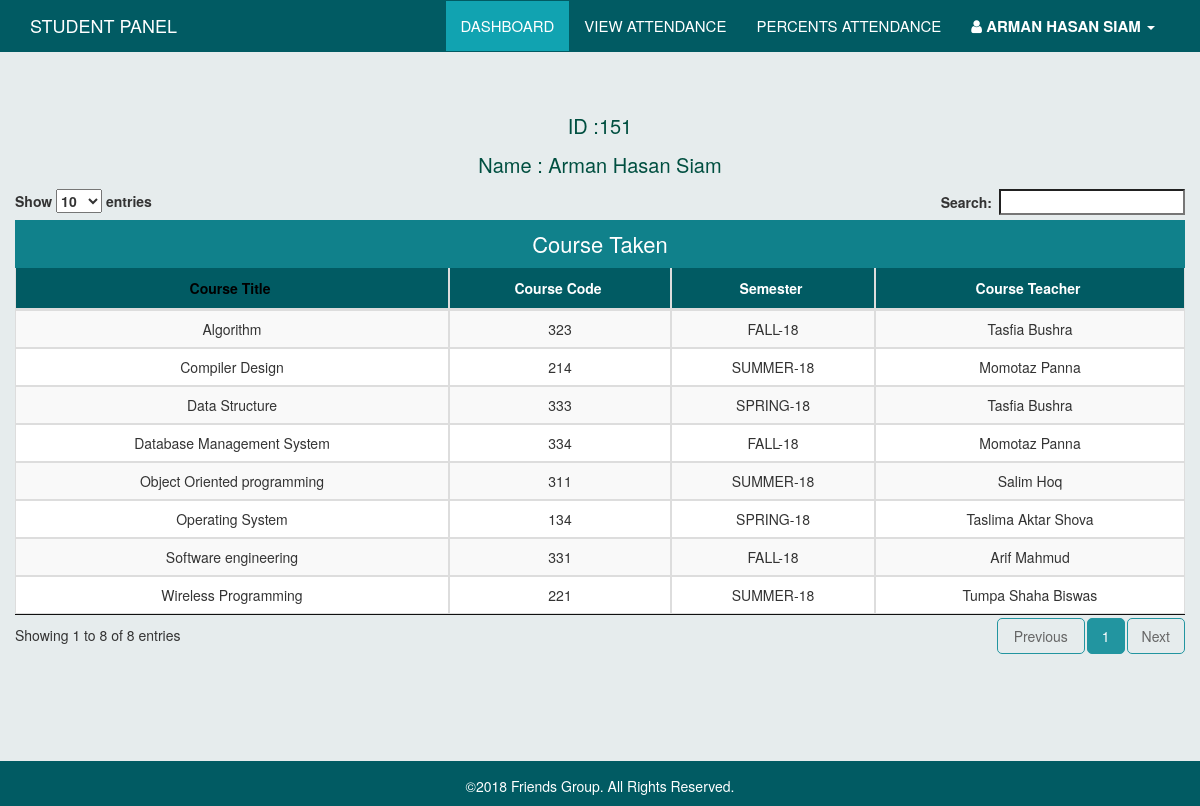
The app's page /views/Student_View/home_courses.php (signed in) with its own data.
### tables this page shows
CREATE TABLE `admin_add_student` (
  `id` int(11) NOT NULL,
  `image` varchar(200) NOT NULL,
  `std_id` varchar(50) NOT NULL,
  `name` varchar(100) NOT NULL,
  `email` varchar(100) NOT NULL,
  `phone` varchar(100) NOT NULL,
  `program` varchar(100) NOT NULL,
  `department` varchar(100) NOT NULL,
  `password` varchar(100) NOT NULL,
  `conf_password` varchar(100) NOT NULL
);

CREATE TABLE `admin_add_student_course` (
  `id` int(11) NOT NULL,
  `std_id` varchar(100) NOT NULL,
  `course_title` varchar(100) NOT NULL,
  `course_code` varchar(100) NOT NULL,
  `semister` varchar(100) NOT NULL,
  `assign_teacher` varchar(100) NOT NULL
);

### views/Student_View/home_courses.php (the view, shortened to what this page needs)
<?php
  include "connection.php";
 ?>
<!DOCTYPE html>
<html>
    <head>
        <link rel="stylesheet" type="text/css" href="../../assets/common_assets/css/datatables.min.css" />
        <link rel="stylesheet" type="text/css" media="screen" href="../../assets/common_assets/css/bootstrap.min.css" />
        <link rel="stylesheet" href="../../assets/common_assets/css/common.css">
        <link rel="stylesheet" href="https://cdnjs.cloudflare.com/ajax/libs/font-awesome/4.7.0/css/font-awesome.min.css">
        <link rel="stylesheet" href="../../assets/admin/css/admin.css">
    </head>
    <body>
        <nav class="navbar navbar-default navbar-fixed-top mynav">
            <div class="container">
                <div class="navbar-header">
                    <a class="navbar-brand" href="#">
                        <p class="logo">STUDENT PANEL</p>
                    </a>
                </div>
                <div class="collapse navbar-collapse" id="bs-example-navbar-collapse-1">
                    <ul class="nav navbar-nav pull-right">
                        <li class="active">
                            <a href="home_courses.php">Dashboard</a>
                        </li>
                        <li>
                            <a href="view_attendance.php">View Attendance</a>
                        </li>
                        <li class="">
                            <a href="show_attendance.php">percents Attendance</a>
                        </li>
                        <li class="dropdown">
                            <a href="#" class="dropdown-toggle" data-toggle="dropdown" role="button" aria-haspopup="true"
                                aria-expanded="false">
                                <i class="fa fa-user"></i>
                                <strong>
                                    <?php
                                     $student_show_sql = "SELECT * FROM admin_add_student WHERE id=".$_SESSION['session_id'];
                                     $student_show_result = $con->query($student_show_sql);
                                     $student_show_row= $student_show_result->fetch_assoc();
                                    echo $student_show_row['name']
                                    ?>
                                </strong>
                                <span class="caret"></span>
                            </a>
                        </li>
                    </ul>
                </div>
            </div>
        </nav>
        <div class="container dashboard-content-container">
            <div class="col-sm-offset-3 col-sm-6 info">
                <p>ID :<?php echo $student_show_row['std_id']?></p>
                <p>Name : <?php echo $student_show_row['name']?></p>
            </div>
            <div class="row">
                <table id="datatable" class="table table-striped table-bordered table-responsive" cellspacing="0" width="100%">
                    <caption style="background-color: rgb(16, 129, 139);text-align: center;color: #fff;font-size: 22px">Course
                        Taken</caption>
                    <thead>
                        <tr>
                            <th>Course Title</th>
                            <th>Course Code</th>
                            <th>Semester</th>
                            <th>Course Teacher</th>
                        </tr>
                    </thead>
                    <tbody>
                        <?php
                            $course_show_sql = "SELECT * FROM admin_add_student_course WHERE std_id=".$_SESSION['session_id'];
                             $course_show_result = $con->query($course_show_sql);
                             while ( $course_show_row= $course_show_result->fetch_assoc()) {
                        ?>
                        <tr>
                            <td><?php echo $course_show_row['course_title']?></td>
                            <td><?php echo $course_show_row['course_code']?></td>
                            <td><?php echo $course_show_row['semister']?></td>
                            <td><?php echo $course_show_row['assign_teacher']?></td>
                        </tr>
                    <?php
                      }
                    ?>
                    </tbody>
                </table>
            </div>
        </div>
        <div class="footer">
            <div class="container">
                <p style="text-align: center;margin-top: 15px;color: rgb(255, 255, 255);">
                    ©2018 Friends Group. All
                    Rights Reserved.
                </p>
            </div>
        </div>
    </body>
</html>

### assets/common_assets/css/common.css (style rules this page uses)
body { padding-top: 52px; padding-bottom: 45px; background-color: rgba(215, 225, 226, 0.61); }
.navbar-default.mynav { background-color: rgb(1, 91, 99); border-color: rgb(1, 91, 99); }
.navbar-default.mynav .navbar-nav>li>a { color: #fff; text-transform: uppercase; font-size: 15px; font-weight: 400; }
.navbar-default.mynav .navbar-nav>.active>a, .navbar-default.mynav .navbar-nav>.active>a:focus, .navbar-default.mynav .navbar-nav>.active>a:hover { background-color: rgb(17, 163, 177); }
.navbar-default.mynav .navbar-nav>.active>a, .navbar-default.mynav .navbar-nav>.active>a:focus, .navbar-default.mynav .navbar-nav>.active>a:hover { background-color: rgb(17, 163, 177); cursor: default; color: #fff; }
.navbar-default .navbar-nav>li>a { color: #fff; }
.logo { color: #fff; }
.navbar-default.mynav .navbar-collapse, .navbar-default.mynav .navbar-form { border-color: transparent; border-top: 1px solid transparent; }
.footer { background-color: rgb(1, 91, 99); position: fixed; bottom: 0; width: 100%; text-align: center; }
table, tr, td { text-align: center; }
.table-bordered>thead { background-color: rgb(1, 91, 99); color: #fff; padding: 10px 0px; }
.table>thead>tr>th { color: #fff; padding-top: 10px; padding-bottom: 10px; text-align: center; }
.table-bordered { border: none; }
.table>tbody>tr>td:first-child { border-left: 1px solid #ddd; }
.table>tbody>tr>td:last-child { border-right: 1px solid #ddd; }
.table>tbody>tr:last-child>td { border-bottom: 1px solid #ddd; }
.sorting_asc::after { content: "\e155"; opacity: 0 !important; }
table.dataTable thead .sorting::after { opacity: 0 !important; content: "\e150"; }
table.dataTable thead .sorting_asc:after { opacity: 0; }
table.dataTable thead .sorting:after { opacity: 0; }
table.dataTable thead .sorting:after, table.dataTable thead .sorting_asc:after, table.dataTable thead .sorting_desc:after, table.dataTable thead .sorting_asc_disabled:after, table.dataTable thead .sorting_desc_disabled:after { opacity: 0; }
.table thead tr th[class*='sorting_']:not([class='sorting_disabled']) { color: #000; }
.info { text-align: center; }
.info>p { color: #004f40; font-size: 20px; }

### assets/admin/css/admin.css (style rules this page uses)
.dashboard-content-container { padding-top: 5%; padding-bottom: 5%; }

### records on screen
admin_add_student: name "ARMAN HASAN SIAM", std "151", name "Arman Hasan Siam"
admin_add_student_course: course_title "Algorithm", course_code "323", semister "FALL-18", assign_teacher "Tasfia Bushra"
admin_add_student_course: course_title "Data Structure", course_code "333", semister "SPRING-18", assign_teacher "Tasfia Bushra"
admin_add_student_course: course_title "Compiler Design", course_code "214", semister "SUMMER-18", assign_teacher "Momotaz Panna"
admin_add_student_course: course_title "Database Management System", course_code "334", semister "FALL-18", assign_teacher "Momotaz Panna"
admin_add_student_course: course_title "Object Oriented programming", course_code "311", semister "SUMMER-18", assign_teacher "Salim Hoq"
admin_add_student_course: course_title "Operating System", course_code "134", semister "SPRING-18", assign_teacher "Taslima Aktar Shova"
admin_add_student_course: course_title "Software engineering", course_code "331", semister "FALL-18", assign_teacher "Arif Mahmud"
admin_add_student_course: course_title "Wireless Programming", course_code "221", semister "SUMMER-18", assign_teacher "Tumpa Shaha Biswas"
